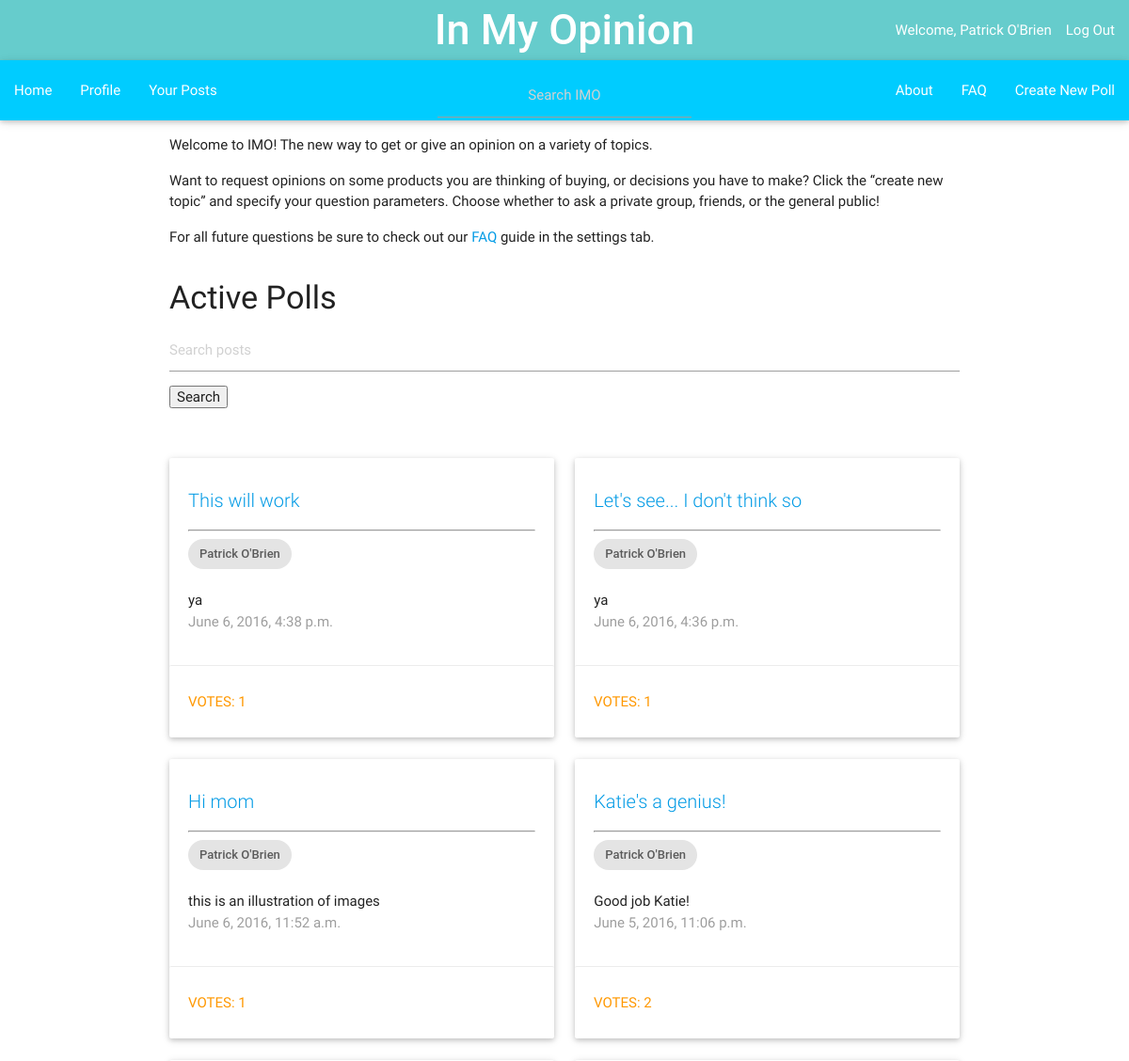
The app's page /imo_app/ (signed in, upper part), older data.
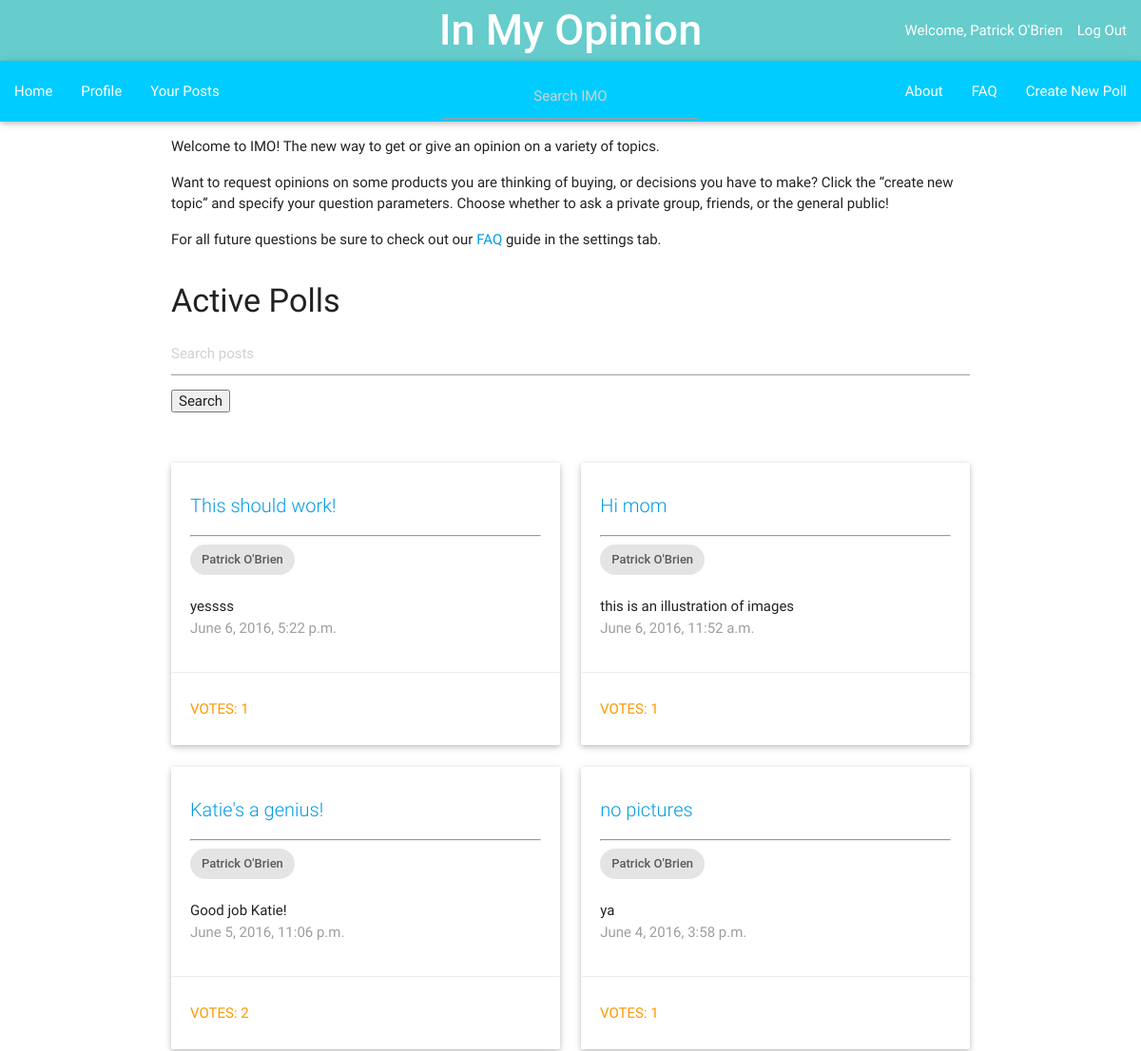
The same page, newer data.
### imo_app/models.py (models this page shows, shortened)
class Question(models.Model):
    author = models.ForeignKey(UserProfile, on_delete=models.CASCADE)
    author_name = models.CharField(max_length=200, default='')
    question_text = models.CharField(max_length=200)
    description = models.TextField(default = '')
    pub_date = models.DateTimeField('date published')
    choice1 = models.CharField(null=True, blank=True, default = '', max_length = 200)
    image1 = models.ImageField(null=True, blank=True)
    choice2 = models.CharField(null=True, blank=True, default = '', max_length = 200)
    image2 = models.ImageField(null=True, blank=True)
    choice3 = models.CharField(null=True, blank=True, default = '', max_length = 200)
    image3 = models.ImageField(null=True, blank=True)
    total_votes = models.IntegerField(default = 1)
    class Meta:
        ordering = ['-pub_date']

class UserProfile(models.Model):
    user = models.OneToOneField(User)
    name = models.CharField(max_length=200, default='')
    gender = models.CharField(default='', blank=True, max_length=15)
    picture = models.ImageField(blank=True, null=True, default='')
    birthday = models.DateField(blank=True, null=True)
    about = models.TextField(null = True, blank = True, default='')
    motto = models.CharField(max_length=200, null = True, blank=True, default='')
    total_friends = models.IntegerField(default=0)

### imo_app/views.py (the view)
def index(request):
    q_list = Question.objects.all()
    if request.GET.get("q"):
        query = request.GET.get("q")
        q_list = search_bars(q_list, query)
    paginator = Paginator(q_list, 12) # Show 25 contacts per page
    page = request.GET.get('page')
    try:
        q = paginator.page(page)
    except PageNotAnInteger:
        q = paginator.page(1)
    except EmptyPage:
        q = paginator.page(paginator.num_pages)
    current_user = request.user
    context = {'q_all': q, 'current_user': current_user}
    return render(request, 'imo_app/index.html', context)

### imo_app/templates/imo_app/index.html (shortened to what this page needs)
{% extends "imo_app/base.html" %}
{% block content %}
  <div class="row">
    <div class="col m12">
      <p>Welcome to IMO!  The new way to get or give an opinion on a variety of topics.</p>
      <p>Want to request opinions on some products you are thinking of buying, or decisions you have to make?
        Click the “create new topic” and specify your question parameters.  Choose whether to ask a private group,
        friends, or the general public!</p>
      <p>For all future questions be sure to check out our <a href="faq/">FAQ</a> guide in the settings tab.</p>
    </div>
  </div>
    {% if user.is_authenticated %}
      <h4>Active Polls</h4>
      <div class="row">
        <div class="col m12">
        <form method='GET' action=''>
        <input type='text' name='q' placeholder='Search posts' value='{{ request.GET.q }}' />
        <input type='submit' value='Search' />
        </form>
        <br></br>
      </div>
        {% for i in q_all %}
          <div class="col m6">
            <div class="card" >
              <div class="card-content">
                <span class="card-title truncate"><a href="{% url 'imo_app:detail' i.id %}" style = "font-size: 20px">{{ i.question_text }}</a></span>
                <hr></hr>
                <div class="chip">
                  {{ i.author.user.first_name}} {{ i.author.user.last_name}}
                </div>
                <br></br>
                <p class="truncate">{{ i.description }}</p>
                <p class="grey-text">{{ i.pub_date }}</p>
              </div>
              <a href="{% url 'imo_app:detail' i.id %}"><div class="orange-text waves-effect waves-teal card-action btn-flat" style="width:100%; height: 100%">
              Votes: {{ i.total_votes }}
              </div></a>
            </div>
          </div>
        {% endfor %}
        <div class="pagination">
        </div>
      </div>
    {% endif %}
{% endblock content %}

Row changes from the older to the newer data that the page shows:
removed Question: question_text "This will work", author.user.first_name "Patrick", author.user.last_name "O'Brien", description "ya", pub_date "June 6, 2016, 4:38 p.m.", total_votes "1"
changed Question: question_text "Let's see... I don't think so" → "This should work!"; description "ya" → "yessss"; pub_date "June 6, 2016, 4:36 p.m." → "June 6, 2016, 5:22 p.m."
now on this page (row unchanged): Question: question_text "no pictures", author.user.first_name "Patrick", author.user.last_name "O'Brien", description "ya", pub_date "June 4, 2016, 3:58 p.m.", total_votes "1"
